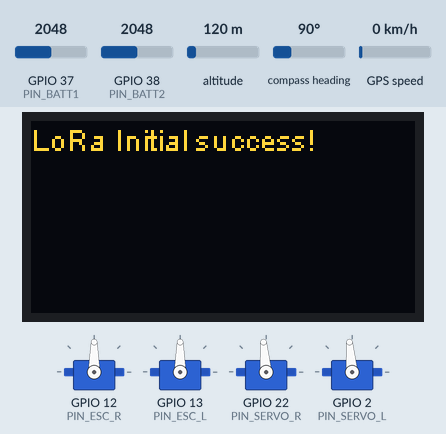
The sketch below on a simulated ESP32. Shown: 128×64 one-colour display, 4 × servo. Inputs (shaded band) come from the test bench; at power-on: GPIO 37 (PIN_BATT1) = 2048, GPIO 38 (PIN_BATT2) = 2048, altitude 120 m, compass heading 90°, GPS speed 0 km/h. The OLED is the two-colour kind (top 16 rows yellow); the GPS gets a fix after 3 s at 37.7749, -122.4194 with 8 satellites; what the sketch prints to the serial monitor is not drawn.

Above: at 0.4 s.
At 4.5 s:
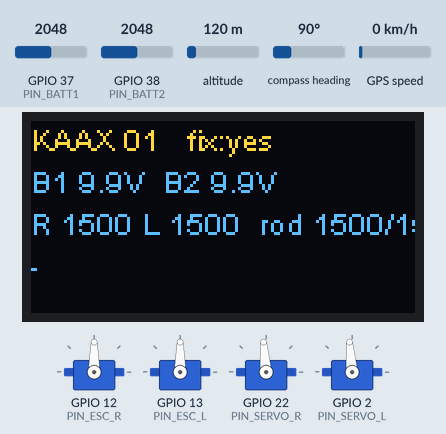
4.6 s: GPIO 37 (PIN_BATT1) set to 1860
6.9 s: GPIO 38 (PIN_BATT2) set to 1860
8.9 s: GPIO 37 (PIN_BATT1) set to 1940
At 10.6 s:
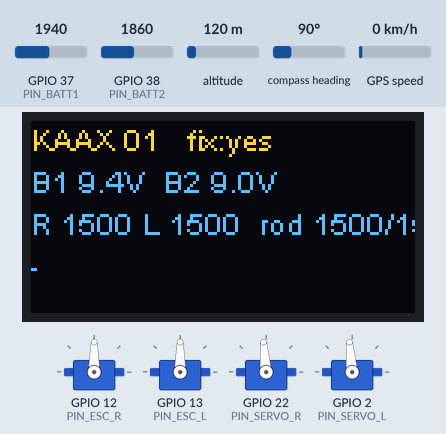
10.9 s: GPIO 38 (PIN_BATT2) set to 1940
At 12.3 s:
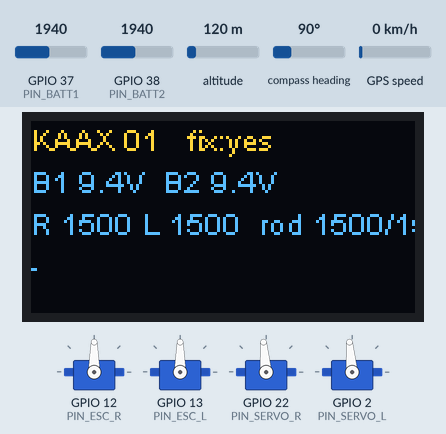
12.9 s: GPIO 37 (PIN_BATT1) set to 1228
At 13.9 s:
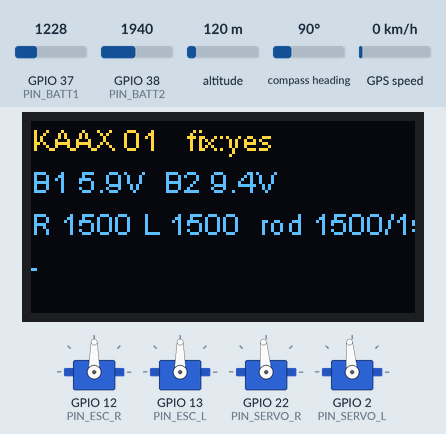
14.9 s: GPIO 38 (PIN_BATT2) set to 1228
At 16.7 s:
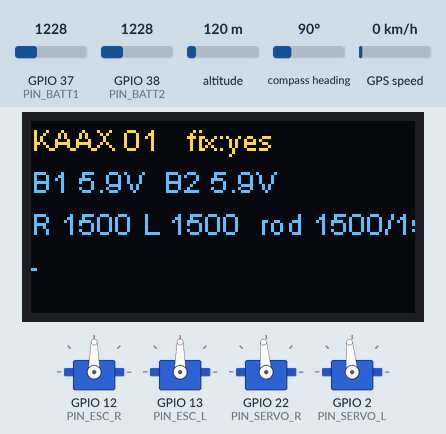
Timing chart, 0 to 17.9 s (numbered marks = the images above; inputs shaded):
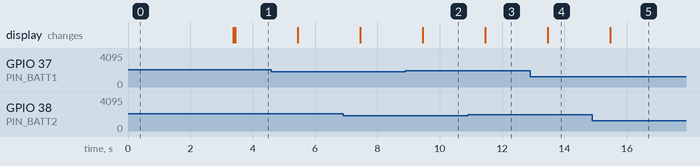

The sketch:

kaax_robot.ino
```cpp
/*
 * KAAX — Robot unit (Heltec WiFi LoRa 32 V2)
 * -------------------------------------------------------------
 * Change ROBOT_ID before flashing each board: "01", "02", "03".
 *
 * PIN MAP (Heltec V2 — see README for the full board layout)
 *   GPIO12  ESC right   (signal)     GPIO13  ESC left    (signal)
 *   GPIO22  Servo net R (signal)     GPIO2   Servo net L (signal)
 *   GPIO23  GPS TX -> ESP RX         GPIO17  ESP TX -> GPS RX
 *   GPIO37  Battery 1 sense (divider 100k/20k, ratio 6.0)
 *   GPIO38  Battery 2 sense (divider 100k/20k, ratio 6.0)
 *   Reserved by the board: 5,19,27,18,14,26,35,34 (LoRa)  4,15,16 (OLED)
 *                          25 (LED)  21 (Vext)  1,3 (USB)
 *   All grounds common: LiPo–, ESC BEC–, servo–, GPS–, Heltec GND.
 *
 * Board package: "Heltec ESP32 Series Dev-boards" — ESP32 core 2.0.14
 * Libraries   : Heltec ESP32 Dev-Boards, ESP32Servo, TinyGPSPlus
 * Board       : "WiFi LoRa 32(V2)"
 */

#include "heltec.h"
#include <ESP32Servo.h>
#include <TinyGPSPlus.h>

// ---------------- CONFIG -------------------------------------------------
#define ROBOT_ID      "01"          // <<< change per robot: "01" "02" "03"
#define BAND          915E6

#define PIN_ESC_R     12            // if the board refuses to boot with the ESC
#define PIN_ESC_L     13            // plugged in, move ESC_R to 32 (strapping pin)
#define PIN_SERVO_R   22
#define PIN_SERVO_L   2
#define PIN_GPS_RX    23            // ESP RX  <- GPS TX
#define PIN_GPS_TX    17            // ESP TX  -> GPS RX
#define PIN_BATT1     37            // ADC1, input-only
#define PIN_BATT2     38            // ADC1, input-only

#define BATT_RATIO    6.0f          // (100k + 20k) / 20k
#define NEUTRAL_US    1500
#define MIN_US        1100
#define MAX_US        1900
// Rodillos: servos de rotacion continua (360 grados). El ancho de pulso es
// velocidad y sentido, NO un angulo, asi que se manejan con
// writeMicroseconds() igual que los ESC y nunca con write(grados).
#define ROL_STOP_US   1500          // quietos
#define ROL_MIN_US    1000
#define ROL_MAX_US    2000

#define TELEMETRY_MS  1000          // how often we report
#define FAILSAFE_MS   1500          // sin CMD ni ROL durante esto -> todo se para
// ------------------------------------------------------------------------

Servo escR, escL, rolR, rolL;
TinyGPSPlus gps;
HardwareSerial GPS(1);

int   tgtR = NEUTRAL_US, tgtL = NEUTRAL_US;
int   tgtRolR = ROL_STOP_US, tgtRolL = ROL_STOP_US;
uint32_t lastCmd = 0, lastTel = 0;
String lastMsg = "-";

float readBatt(int pin) {
  uint32_t mv = 0;
  for (int i = 0; i < 8; i++) mv += analogReadMilliVolts(pin);
  return (mv / 8.0f) / 1000.0f * BATT_RATIO;
}

void applyMotors() {
  escR.writeMicroseconds(constrain(tgtR, MIN_US, MAX_US));
  escL.writeMicroseconds(constrain(tgtL, MIN_US, MAX_US));
}

void applyRollers() {
  rolR.writeMicroseconds(constrain(tgtRolR, ROL_MIN_US, ROL_MAX_US));
  rolL.writeMicroseconds(constrain(tgtRolL, ROL_MIN_US, ROL_MAX_US));
}

// Un rodillo girando sin enlace no se para solo: entra en el failsafe.
bool anythingMoving() {
  return tgtR != NEUTRAL_US || tgtL != NEUTRAL_US
      || tgtRolR != ROL_STOP_US || tgtRolL != ROL_STOP_US;
}

void allStop() {
  tgtR = tgtL = NEUTRAL_US;
  tgtRolR = tgtRolL = ROL_STOP_US;
  applyMotors(); applyRollers();
}

void loraSend(const String &s) {
  LoRa.beginPacket();
  LoRa.print(s);
  LoRa.endPacket();
  LoRa.receive();
}

void sendTelemetry() {
  bool fix = gps.location.isValid() && gps.location.age() < 3000;
  String p = "KAAX," ROBOT_ID ",";
  p += fix ? String(gps.location.lat(), 6) : "0";
  p += ",";
  p += fix ? String(gps.location.lng(), 6) : "0";
  p += "," + String(readBatt(PIN_BATT1), 2);
  p += "," + String(readBatt(PIN_BATT2), 2);
  p += "," + String(fix ? 1 : 0);
  p += "," + String(gps.speed.isValid() ? gps.speed.kmph() : 0.0f, 2);
  p += "," + String(gps.course.isValid() ? gps.course.deg() : 0.0f, 0);
  loraSend(p);
}

// CMD,01,1700,1700   ROL,01,1700,1300   STOP,01   PING,01   (id 00 = everyone)
void handle(String m) {
  m.trim();
  int c1 = m.indexOf(',');
  if (c1 < 0) return;
  String type = m.substring(0, c1);
  String rest = m.substring(c1 + 1);
  int c2 = rest.indexOf(',');
  String id = (c2 < 0) ? rest : rest.substring(0, c2);
  if (id != ROBOT_ID && id != "00") return;   // not for us
  String args = (c2 < 0) ? "" : rest.substring(c2 + 1);
  lastMsg = m;

  if (type == "CMD") {
    int c3 = args.indexOf(',');
    if (c3 < 0) return;
    tgtR = args.substring(0, c3).toInt();
    tgtL = args.substring(c3 + 1).toInt();
    lastCmd = millis();
    applyMotors();
  } else if (type == "ROL") {          // ROL,<id>,<us rodillo der>,<us rodillo izq>
    int c4 = args.indexOf(',');
    if (c4 < 0) return;
    tgtRolR = args.substring(0, c4).toInt();
    tgtRolL = args.substring(c4 + 1).toInt();
    lastCmd = millis();               // cuenta como senal de vida
    applyRollers();
  } else if (type == "NET") {
    return;                           // las redes ahora son fijas
  } else if (type == "STOP") {
    allStop();
  } else if (type == "PING") {
    sendTelemetry();
  }
}

void oled() {
  Heltec.display->clear();
  Heltec.display->setFont(ArialMT_Plain_10);
  Heltec.display->drawString(0, 0,  "KAAX " ROBOT_ID "   fix:" + String(gps.location.isValid() ? "yes" : "no"));
  Heltec.display->drawString(0, 14, "B1 " + String(readBatt(PIN_BATT1), 1) + "V  B2 " + String(readBatt(PIN_BATT2), 1) + "V");
  Heltec.display->drawString(0, 28, "R " + String(tgtR) + " L " + String(tgtL) + "  rod " + String(tgtRolR) + "/" + String(tgtRolL));
  Heltec.display->drawString(0, 42, lastMsg.substring(0, 22));
  Heltec.display->display();
}

void setup() {
  Heltec.begin(true, true, true, true, BAND);
  LoRa.setSpreadingFactor(7);
  LoRa.setSignalBandwidth(125E3);
  LoRa.setCodingRate4(5);
  LoRa.setSyncWord(0x4B);
  LoRa.enableCrc();
  LoRa.setTxPower(17);
  LoRa.receive();

  analogSetPinAttenuation(PIN_BATT1, ADC_11db);
  analogSetPinAttenuation(PIN_BATT2, ADC_11db);

  ESP32PWM::allocateTimer(0); ESP32PWM::allocateTimer(1);
  ESP32PWM::allocateTimer(2); ESP32PWM::allocateTimer(3);
  escR.setPeriodHertz(50);  escR.attach(PIN_ESC_R, MIN_US, MAX_US);
  escL.setPeriodHertz(50);  escL.attach(PIN_ESC_L, MIN_US, MAX_US);
  rolR.setPeriodHertz(50);  rolR.attach(PIN_SERVO_R, 500, 2400);
  rolL.setPeriodHertz(50);  rolL.attach(PIN_SERVO_L, 500, 2400);
  applyMotors();                     // ESC arming: neutral for 3 s
  applyRollers();
  delay(3000);

  GPS.begin(9600, SERIAL_8N1, PIN_GPS_RX, PIN_GPS_TX);
  Serial.println("ROBOT " ROBOT_ID " ready");
  oled();
}

void loop() {
  while (GPS.available()) gps.encode(GPS.read());

  int sz = LoRa.parsePacket();
  if (sz) {
    String p;
    while (LoRa.available()) p += (char)LoRa.read();
    handle(p);
  }

  // failsafe: link lost -> stop
  if (anythingMoving() && millis() - lastCmd > FAILSAFE_MS) {
    allStop();                       // motores Y rodillos
  }

  if (millis() - lastTel > TELEMETRY_MS) {
    lastTel = millis();
    sendTelemetry();
    oled();
  }
}
```

Measured:
- after the input at 8.9 s, the display: changes after 0.56 s (image 2)
- after the input at 10.9 s, the display: changes after 0.56 s (image 3)
- after the input at 12.9 s, the display: changes after 0.56 s (image 4)
- after the input at 14.9 s, the display: changes after 0.56 s (image 5)
